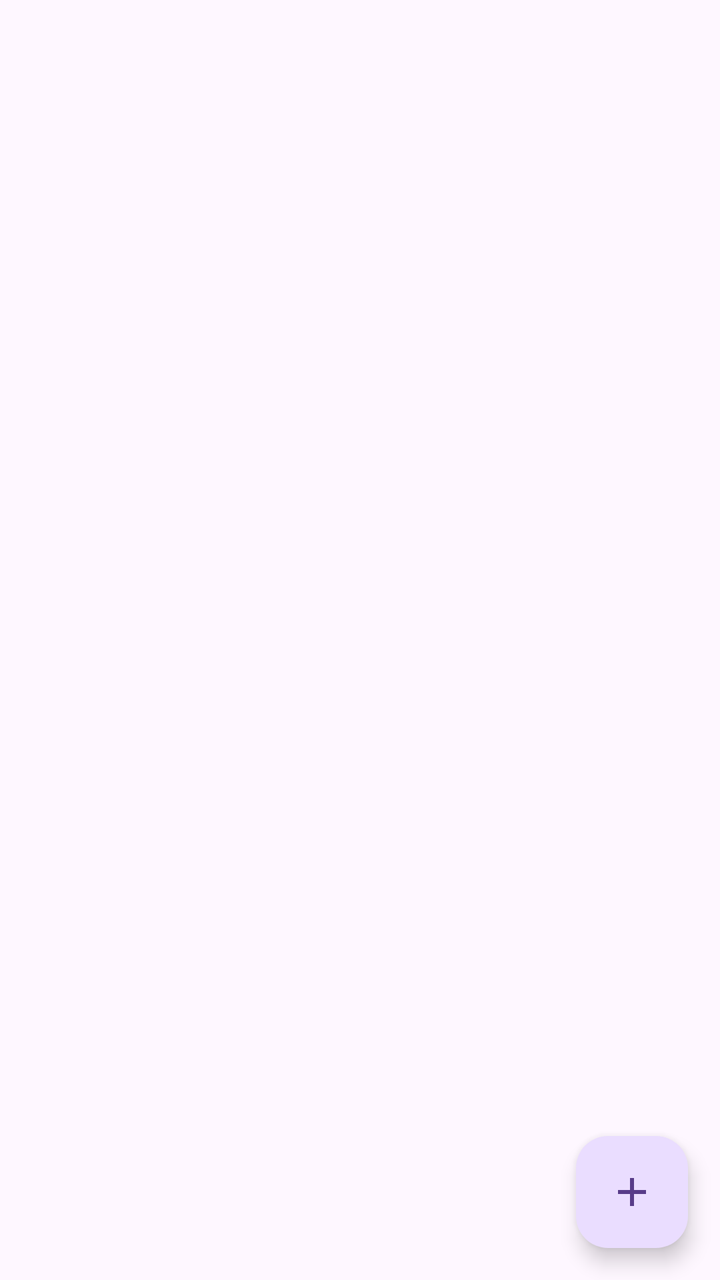
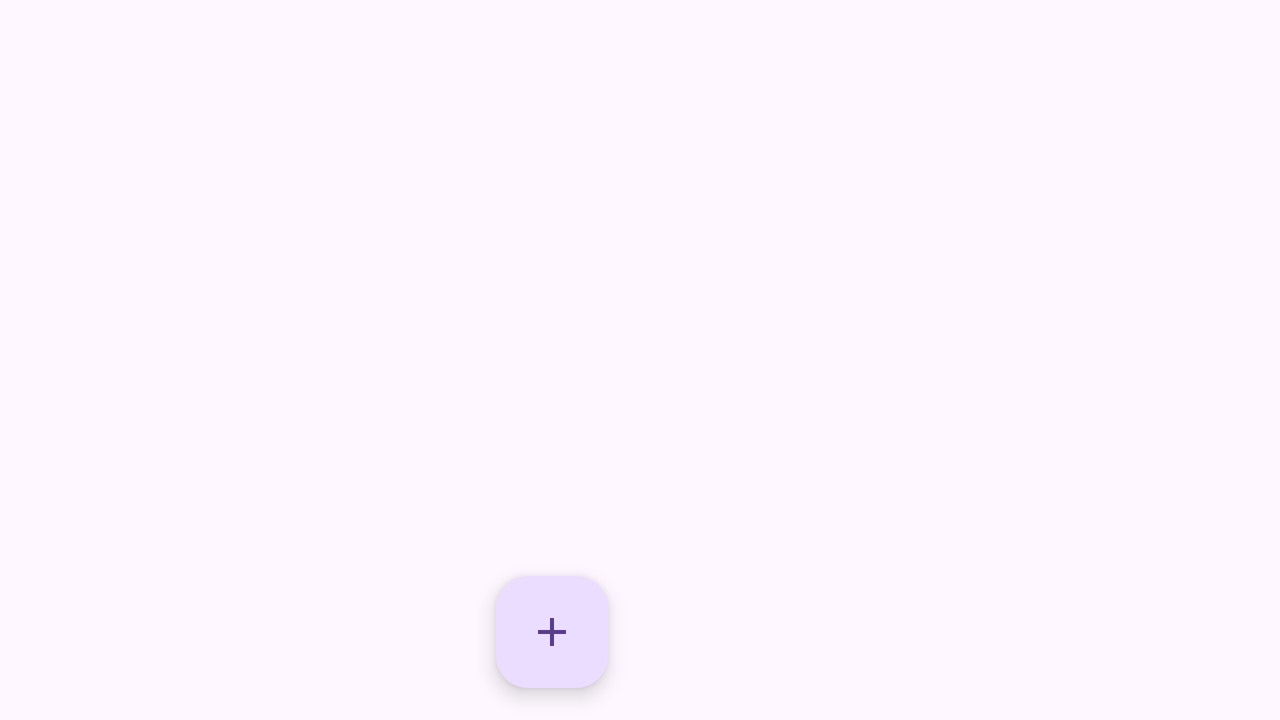

An Android layout and its configuration variant, each rendered on a device that would load it. The default file and the variant file are quoted in full after the pictures.
<!-- AndroidManifest.xml: application theme Theme.ShoppingListMyOwn_V2 -->
<!-- res/layout/activity_main.xml -->
<?xml version="1.0" encoding="utf-8"?>
<androidx.constraintlayout.widget.ConstraintLayout xmlns:android="http://schemas.android.com/apk/res/android"
    xmlns:app="http://schemas.android.com/apk/res-auto"
    xmlns:tools="http://schemas.android.com/tools"
    android:layout_width="match_parent"
    android:layout_height="match_parent"
    android:paddingTop="10dp"
    tools:context=".presentation.MainActivity">

    <androidx.recyclerview.widget.RecyclerView
        android:id="@+id/rvShopList"
        android:layout_width="0dp"
        android:layout_height="0dp"
        app:layoutManager="androidx.recyclerview.widget.LinearLayoutManager"
        app:layout_constraintBottom_toBottomOf="parent"
        app:layout_constraintEnd_toEndOf="parent"
        app:layout_constraintHorizontal_bias="0.0"
        app:layout_constraintStart_toStartOf="parent"
        app:layout_constraintTop_toTopOf="parent"
        app:layout_constraintVertical_bias="0.0"
        tools:listitem="@layout/item_shop_enabled" />

    <com.google.android.material.floatingactionbutton.FloatingActionButton
        android:id="@+id/buttonAddShopItem"
        android:layout_width="wrap_content"
        android:layout_height="wrap_content"
        android:layout_marginEnd="16dp"
        android:layout_marginBottom="16dp"
        android:clickable="true"
        android:contentDescription="@string/button_add_content_description"
        android:src="@drawable/baseline_add_24"
        app:layout_constraintBottom_toBottomOf="parent"
        app:layout_constraintEnd_toEndOf="parent" />

</androidx.constraintlayout.widget.ConstraintLayout>
<!-- res/layout/item_shop_enabled.xml (included above) -->
<?xml version="1.0" encoding="utf-8"?>
    <androidx.cardview.widget.CardView xmlns:android="http://schemas.android.com/apk/res/android"
        xmlns:app="http://schemas.android.com/apk/res-auto"
        android:layout_width="match_parent"
        android:layout_height="wrap_content"
        android:layout_marginStart="@dimen/margin_parent_default"
        android:layout_marginTop="@dimen/margin_parent_default"
        android:layout_marginEnd="@dimen/margin_parent_default"
        app:cardCornerRadius="6dp"
        app:cardElevation="4dp"
        app:cardUseCompatPadding="true">

        <LinearLayout
            android:layout_width="match_parent"
            android:layout_height="wrap_content"
            android:background="@color/purple_light"
            android:orientation="horizontal"
            android:padding="16dp">

            <TextView
                android:id="@+id/tvName"
                android:layout_width="0dp"
                android:layout_height="wrap_content"
                android:layout_weight="1"
                android:textColor="@color/white"
                android:textSize="@dimen/text_size_tv_view_holder"
                android:textStyle="bold" />

            <TextView
                android:id="@+id/tvCount"
                android:layout_width="wrap_content"
                android:layout_height="wrap_content"
                android:textColor="@color/white"
                android:textSize="@dimen/text_size_tv_view_holder"
                android:textStyle="bold" />

        </LinearLayout>
    </androidx.cardview.widget.CardView>
<!-- resources referenced by this layout -->
<resources>
  <color name="purple_light">#B3A2D1</color>
  <color name="white">#FFFFFFFF</color>
  <dimen name="margin_parent_default">8dp</dimen>
  <dimen name="text_size_tv_view_holder">20sp</dimen>
  <!-- drawable baseline_add_24 (drawable) -->
  <vector xmlns:android="http://schemas.android.com/apk/res/android"
      android:width="24dp"
      android:height="24dp"
      android:alpha="0.73"
      android:tint="#000000"
      android:viewportWidth="24"
      android:viewportHeight="24">
      <path
          android:fillColor="@android:color/white"
          android:pathData="M19,13h-6v6h-2v-6H5v-2h6V5h2v6h6v2z" />
  </vector>
  <string name="button_add_content_description">Add new shop item</string>
  <style name="Theme.ShoppingListMyOwn_V2" parent="Base.Theme.ShoppingListMyOwn_V2" />
  <style name="Base.Theme.ShoppingListMyOwn_V2" parent="Theme.Material3.DayNight.NoActionBar">
          
          
      </style>
</resources>
<!-- res/layout-land/activity_main.xml (the repository's variant of the layout above) -->
<!-- drawn on the phone turned sideways -->
<?xml version="1.0" encoding="utf-8"?>
    <androidx.constraintlayout.widget.ConstraintLayout xmlns:android="http://schemas.android.com/apk/res/android"
        xmlns:app="http://schemas.android.com/apk/res-auto"
        xmlns:tools="http://schemas.android.com/tools"
        android:layout_width="match_parent"
        android:layout_height="match_parent"
        android:paddingTop="10dp"
        tools:context=".presentation.MainActivity">

        <androidx.recyclerview.widget.RecyclerView
            android:id="@+id/rvShopList"
            android:layout_width="0dp"
            android:layout_height="0dp"
            app:layoutManager="androidx.recyclerview.widget.LinearLayoutManager"
            app:layout_constraintBottom_toBottomOf="parent"
            app:layout_constraintEnd_toEndOf="@id/guidelineCenter"
            app:layout_constraintHorizontal_bias="0.0"
            app:layout_constraintStart_toStartOf="parent"
            app:layout_constraintTop_toTopOf="parent"
            app:layout_constraintVertical_bias="0.0"
            tools:listitem="@layout/view_holder_item_shop_enabled" />

        <com.google.android.material.floatingactionbutton.FloatingActionButton
            android:id="@+id/buttonAddShopItem"
            android:layout_width="wrap_content"
            android:layout_height="wrap_content"
            android:layout_marginEnd="16dp"
            android:layout_marginBottom="16dp"
            android:clickable="true"
            android:contentDescription="@string/button_add_content_description"
            android:src="@drawable/baseline_add_24"
            app:layout_constraintBottom_toBottomOf="parent"
            app:layout_constraintEnd_toEndOf="@id/guidelineCenter" />

        <androidx.constraintlayout.widget.Guideline
            android:id="@+id/guidelineCenter"
            android:layout_width="wrap_content"
            android:layout_height="wrap_content"
            android:orientation="vertical"
            app:layout_constraintGuide_percent=".5" />

        <androidx.fragment.app.FragmentContainerView
            android:id="@+id/shopItemContainerLand"
            android:layout_width="0dp"
            android:layout_height="match_parent"
            app:layout_constraintEnd_toEndOf="parent"
            app:layout_constraintStart_toStartOf="@id/guidelineCenter" />


    </androidx.constraintlayout.widget.ConstraintLayout>
<!-- resources referenced by the variant -->
<!-- as the phone turned sideways resolves them -->
<resources>
  <!-- drawable baseline_add_24 (drawable) -->
  <vector xmlns:android="http://schemas.android.com/apk/res/android"
      android:width="24dp"
      android:height="24dp"
      android:alpha="0.73"
      android:tint="#000000"
      android:viewportWidth="24"
      android:viewportHeight="24">
      <path
          android:fillColor="@android:color/white"
          android:pathData="M19,13h-6v6h-2v-6H5v-2h6V5h2v6h6v2z" />
  </vector>
  <string name="button_add_content_description">Add new shop item</string>
  <style name="Theme.ShoppingListMyOwn_V2" parent="Base.Theme.ShoppingListMyOwn_V2" />
  <style name="Base.Theme.ShoppingListMyOwn_V2" parent="Theme.Material3.DayNight.NoActionBar">
          
          
      </style>
</resources>
